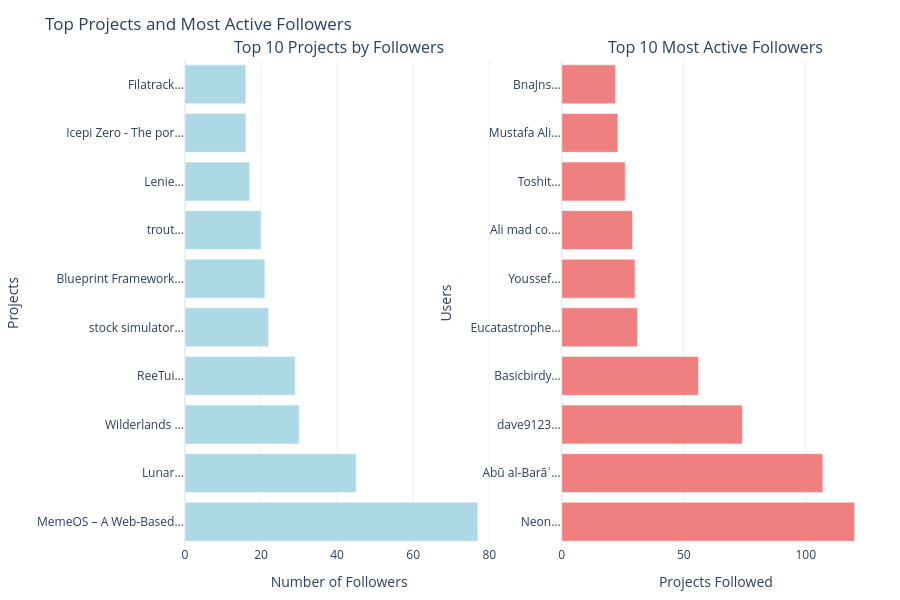

Notebook source saved alongside this figure:
### Markdown cell above
### Top projects and active followers

A combined visualization showing top projects by followers and most active users by projects followed.

### Code cell
fig = make_subplots(
    rows=1, cols=2,
    subplot_titles=('Top 10 Projects by Followers', 'Top 10 Most Active Followers'),
    horizontal_spacing=0.1
)

top_projects = project_follower_counts.nlargest(10, 'follower_count')
top_projects = top_projects.merge(
    df[['project_id', 'project_title']].drop_duplicates(), 
    on='project_id', how='left'
)
top_projects['project_title_short'] = top_projects['project_title'].astype(str).str[:20] + '...'

fig.add_trace(
    go.Bar(
        x=top_projects['follower_count'],
        y=top_projects['project_title_short'],
        orientation='h',
        name='Project Followers',
        marker_color='lightblue'
    ),
    row=1, col=1
)

top_users = user_follow_counts.nlargest(10, 'projects_followed')
top_users = top_users.merge(
    df[['follower_id', 'follower_name']].drop_duplicates(), 
    on='follower_id', how='left'
)
top_users['follower_name_short'] = top_users['follower_name'].astype(str).str[:15] + '...'

fig.add_trace(
    go.Bar(
        x=top_users['projects_followed'],
        y=top_users['follower_name_short'],
        orientation='h',
        name='Projects Followed',
        marker_color='lightcoral'
    ),
    row=1, col=2
)

fig.update_layout(
    height=600,
    title_text="Top Projects and Most Active Followers",
    showlegend=False
)

fig.update_xaxes(title_text="Number of Followers", row=1, col=1)
fig.update_xaxes(title_text="Projects Followed", row=1, col=2)
fig.update_yaxes(title_text="Projects", row=1, col=1)
fig.update_yaxes(title_text="Users", row=1, col=2)

fig.show()

save_plotly(fig, 'top_projects_and_followers', 'Combined view of top projects by followers and most active users', 
            friendly_name='Top projects and active followers')

### Figure 1 — Plotly figure (JSON) as saved in the notebook; plotly's stock layout.template omitted (floating-point values rounded to 4 significant figures)
{"data": [{"marker": {"color": "lightblue"}, "name": "Project Followers", "orientation": "h", "type": "bar", "x": [77, 45, 30, 29, 22, 21, 20, 17, 16, 16], "xaxis": "x", "y": ["MemeOS – A Web-Based...", "Lunar...", "Wilderlands ...", "ReeTui...", "stock simulator...", "Blueprint Framework...", "trout...", "Lenie...", "Icepi Zero - The por...", "Filatrack..."], "yaxis": "y"}, {"marker": {"color": "lightcoral"}, "name": "Projects Followed", "orientation": "h", "type": "bar", "x": [120, 107, 74, 56, 31, 30, 29, 26, 23, 22], "xaxis": "x2", "y": ["Neon...", "Abū al-Barāʾ...", "dave9123...", "Basicbirdy...", "Eucatastrophe...", "Youssef...", "Ali mad co....", "Toshit...", "Mustafa Ali...", "BnaJns..."], "yaxis": "y2"}], "layout": {"annotations": [{"font": {"size": 16}, "showarrow": false, "text": "Top 10 Projects by Followers", "x": 0.225, "xanchor": "center", "xref": "paper", "y": 1, "yanchor": "bottom", "yref": "paper"}, {"font": {"size": 16}, "showarrow": false, "text": "Top 10 Most Active Followers", "x": 0.775, "xanchor": "center", "xref": "paper", "y": 1, "yanchor": "bottom", "yref": "paper"}], "height": 600, "showlegend": false, "title": {"text": "Top Projects and Most Active Followers"}, "xaxis": {"anchor": "y", "domain": [0, 0.45], "title": {"text": "Number of Followers"}}, "xaxis2": {"anchor": "y2", "domain": [0.55, 1], "title": {"text": "Projects Followed"}}, "yaxis": {"anchor": "x", "domain": [0, 1], "title": {"text": "Projects"}}, "yaxis2": {"anchor": "x2", "domain": [0, 1], "title": {"text": "Users"}}}}
